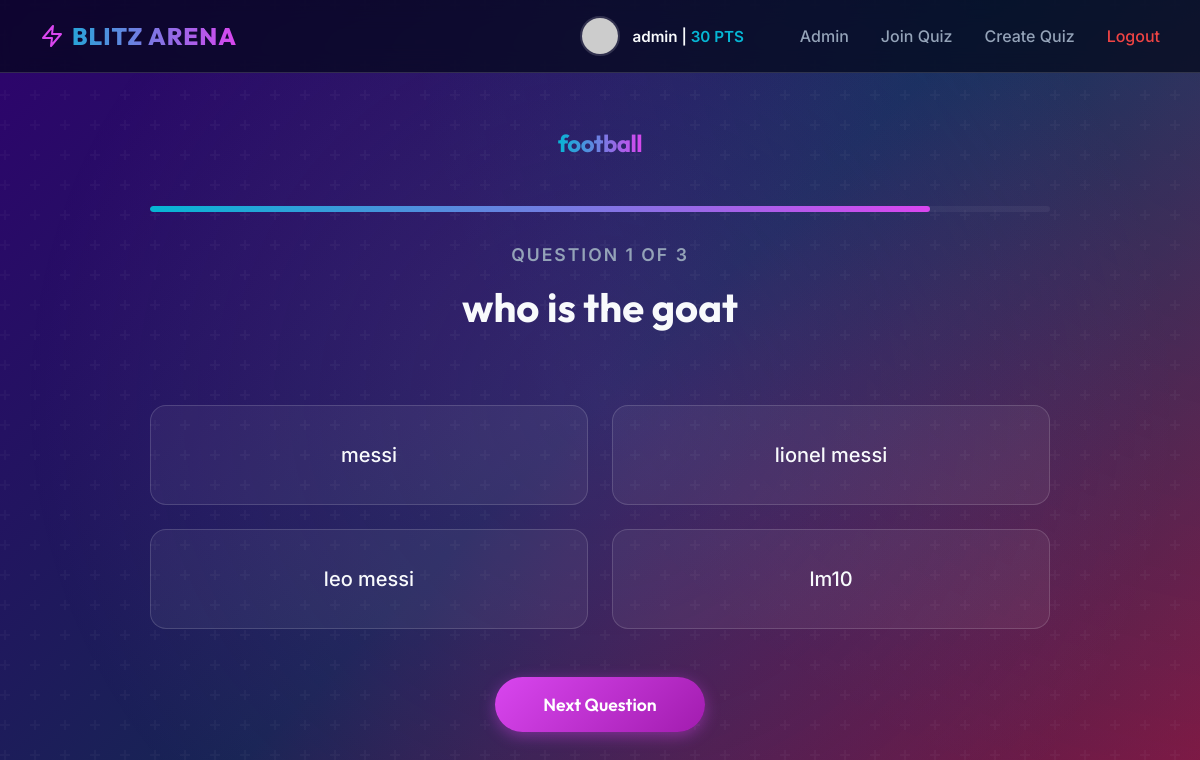
The app's page /quiz/1/ (signed in) with its own data.
### app/models.py (models this page shows, shortened)
class UserProfile(AbstractUser):
    groups = models.ManyToManyField(
        'auth.Group',
        related_name='app_user_set',
        blank=True,
    )
    user_permissions = models.ManyToManyField(
        'auth.Permission',
        related_name='app_user_set',
        blank=True,
    )
    avatar = models.CharField(max_length=255, blank=True, null=True, default='avatar1.png')
    total_points = models.IntegerField(default=0)

class Quiz(models.Model):
    title = models.CharField(max_length=255)
    description = models.TextField(blank=True, null=True)
    creator = models.ForeignKey(UserProfile, on_delete=models.CASCADE, related_name='created_quizzes')
    join_code = models.CharField(max_length=6, unique=True, default=generate_join_code)
    created_at = models.DateTimeField(auto_now_add=True)

class Question(models.Model):
    quiz = models.ForeignKey(Quiz, on_delete=models.CASCADE, related_name='questions')
    text = models.TextField()
    order = models.IntegerField(default=0)

class Option(models.Model):
    question = models.ForeignKey(Question, on_delete=models.CASCADE, related_name='options')
    text = models.CharField(max_length=255)
    is_correct = models.BooleanField(default=False)

### app/views.py (the view, shortened to what this page needs)
# urls.py: path('quiz/<int:quiz_id>/', views.quiz_play, name='quiz_play'),
@login_required
def quiz_play(request, quiz_id):
    quiz = get_object_or_404(Quiz, id=quiz_id)
    return render(request, 'app/quiz_play.html', {'quiz': quiz})

### app/templates/app/quiz_play.html (shortened to what this page needs)
{% extends 'app/base.html' %}
{% block content %}
<div class="quiz-fullscreen-container">
    <div style="text-align: center; margin-bottom: 1rem;">
        <h1 class="text-gradient" style="font-size: 1.5rem;">{{ quiz.title }}</h1>
    </div>
    <div class="timer-bar-container">
        <div class="timer-bar" id="timerBar"></div>
    </div>
    <form method="post" id="quizForm" style="width: 100%; display: flex; justify-content: center;">
        {% for question in quiz.questions.all %}
        <div class="question-container {% if forloop.first %}active{% endif %}" id="q-{{ forloop.counter }}">
            <div class="quiz-progress-text">Question {{ forloop.counter }} of {{ quiz.questions.count }}</div>
            <div class="question-text">{{ question.text }}</div>
            <div class="options-grid">
                {% for option in question.options.all %}
                <label class="option-btn" onclick="selectOption(this, 'q-{{ forloop.parentloop.counter }}')">
                    {{ option.text }}
                </label>
                {% endfor %}
            </div>
            <div style="margin-top: 3rem; text-align: center; width: 100%;">
                {% if forloop.last %}
                <button type="button" class="elegant-btn" style="padding: 1rem 3rem; font-size: 1.1rem;"
                    onclick="submitQuiz()">Complete Challenge</button>
                {% else %}
                <button type="button" class="elegant-btn" style="padding: 1rem 3rem; font-size: 1.1rem;"
                    onclick="nextQuestion({{ forloop.counter }})">Next Question</button>
                {% endif %}
            </div>
        </div>
        {% endfor %}
    </form>
</div>
{% endblock %}

### app/templates/app/base.html (shortened to what this page needs)
{% load static %}
<!DOCTYPE html>
<html lang="en">
<head>
    <link rel="stylesheet" href="{% static 'css/styles.css' %}">
</head>
<body>
    <nav class="navbar">
        <a href="{% url 'dashboard' %}" class="navbar-brand text-gradient">
            <svg width="24" height="24" viewBox="0 0 24 24" fill="none" stroke="currentColor" stroke-width="2"
                stroke-linecap="round" stroke-linejoin="round" style="color: var(--accent);">
                <polygon points="13 2 3 14 12 14 11 22 21 10 12 10 13 2"></polygon>
            </svg>
            BLITZ ARENA
        </a>
        <div class="nav-links">
            {% if user.is_authenticated %}
            <div class="flex-center" style="gap: 12px; margin-right: 1.5rem;">
                <img src="https://ui-avatars.com/api/?name={{ user.username }}&background=8b5cf6&color=fff&bold=true"
                    alt="Avatar" class="avatar-img">
                <span style="font-weight: 600; font-size: 0.95rem;">{{ user.username }} | <span
                        style="color: var(--accent-secondary);">{{ user.total_points }} PTS</span></span>
            </div>
            {% if user.is_staff %}
            <a href="{% url 'admin_dashboard' %}">Admin</a>
            {% endif %}
            <a href="{% url 'join_quiz' %}">Join Quiz</a>
            <a href="{% url 'create_quiz' %}">Create Quiz</a>
            <a href="{% url 'logout' %}" style="color: var(--error);">Logout</a>
            {% else %}
            <a href="{% url 'login' %}">Sign In</a>
            <a href="{% url 'register' %}" class="elegant-btn" style="padding: 0.5rem 1.5rem;">Sign Up</a>
            {% endif %}
        </div>
    </nav>
    <div class="container">
        {% block content %}
        {% endblock content %}
    </div>
</body>
</html>

### app/static/css/styles.css (style rules this page uses)
:root { --bg-color: #09090b; --bg-gradient: linear-gradient(135deg, #2e026d 0%, #172554 50%, #831843 100%); --glass-bg: rgba(255, 255, 255, 0.08); --glass-border: rgba(255, 255, 255, 0.15); --glass-glow: rgba(255, 255, 255, 0.05); --accent: #d946ef; --accent-glow: rgba(217, 70, 239, 0.4); --accent-secondary: #06b6d4; --text-main: #f8fafc; --text-muted: #94a3b8; --error: #ef4444; --font-heading: 'Outfit', sans-serif; --font-body: 'Inter', sans-serif; }
* { margin: 0; padding: 0; box-sizing: border-box; }
body { background-color: var(--bg-color); background-image: var(--bg-gradient); color: var(--text-main); font-family: var(--font-body); min-height: 100vh; display: flex; flex-direction: column; overflow-x: hidden; scroll-behavior: smooth; position: relative; }
body::before { content: ''; position: fixed; top: -50%; left: -50%; width: 200%; height: 200%; background: radial-gradient(circle at center, rgba(217, 70, 239, 0.15) 0%, transparent 40%), radial-gradient(circle at 80% 20%, rgba(6, 182, 212, 0.15) 0%, transparent 40%); z-index: -2; pointer-events: none; animation: rotateGradient 20s ease-in-out infinite alternate; }
body::after { content: ''; position: fixed; top: 0; left: 0; right: 0; bottom: 0; z-index: -1; pointer-events: none; }
h1, h2, h3, h4, h5, h6 { font-family: var(--font-heading); letter-spacing: -0.02em; font-weight: 700; }
.text-gradient { background: linear-gradient(to right, var(--accent-secondary), var(--accent)); -webkit-background-clip: text; background-clip: text; -webkit-text-fill-color: transparent; display: inline-block; }
.navbar { background: rgba(2, 6, 23, 0.7); backdrop-filter: blur(12px); border-bottom: 1px solid var(--glass-border); padding: 1rem 2.5rem; display: flex; justify-content: space-between; align-items: center; position: sticky; top: 0; z-index: 100; }
.navbar-brand { font-family: var(--font-heading); font-size: 1.5rem; font-weight: 800; color: var(--text-main); text-decoration: none; display: flex; align-items: center; gap: 8px; letter-spacing: 1px; }
.nav-links { display: flex; gap: 2rem; align-items: center; }
.nav-links a { color: var(--text-muted); text-decoration: none; font-weight: 500; font-size: 1rem; transition: all 0.3s ease; position: relative; }
.nav-links a::after { content: ''; position: absolute; bottom: -4px; left: 0; width: 0; height: 2px; background: var(--accent); transition: width 0.3s ease; }
.container { max-width: 1200px; margin: 2rem auto; padding: 0 1.5rem; flex-grow: 1; width: 100%; animation: fadeIn 0.8s ease-out; }
.elegant-btn { display: inline-flex; align-items: center; justify-content: center; background: linear-gradient(135deg, var(--accent), #a21caf); color: #fff; font-family: var(--font-heading); font-size: 1rem; font-weight: 600; text-decoration: none; padding: 0.8rem 2rem; border: none; border-radius: 50px; cursor: pointer; transition: all 0.3s cubic-bezier(0.4, 0, 0.2, 1); box-shadow: 0 4px 15px var(--accent-glow); position: relative; overflow: hidden; }
.elegant-btn::after { content: ''; position: absolute; top: -50%; left: -50%; width: 200%; height: 200%; background: radial-gradient(circle, rgba(255, 255, 255, 0.3) 0%, transparent 60%); opacity: 0; transform: scale(0.5); transition: opacity 0.3s, transform 0.3s; }
.quiz-fullscreen-container { display: flex; flex-direction: column; justify-content: center; align-items: center; min-height: calc(100vh - 150px); width: 100%; }
.options-grid { display: grid; grid-template-columns: 1fr 1fr; gap: 1.5rem; margin-top: 2.5rem; width: 100%; max-width: 900px; }
.option-btn { background: rgba(255, 255, 255, 0.05); border: 1px solid var(--glass-border); color: var(--text-main); padding: 1.5rem 2rem; font-size: 1.25rem; font-weight: 500; border-radius: 16px; cursor: pointer; transition: all 0.3s cubic-bezier(0.4, 0, 0.2, 1); text-align: center; display: flex; justify-content: center; align-items: center; min-height: 100px; }
.timer-bar-container { width: 100%; max-width: 900px; height: 6px; background: rgba(255, 255, 255, 0.05); border-radius: 3px; margin: 2rem 0; overflow: hidden; position: relative; }
.timer-bar { height: 100%; background: linear-gradient(90deg, var(--accent-secondary), var(--accent)); width: 100%; border-radius: 3px; transition: width 1s linear, background-color 0.3s ease; }
.avatar-img { width: 40px; height: 40px; border-radius: 50%; object-fit: cover; border: 2px solid var(--glass-border); }
.flex-center { display: flex; align-items: center; justify-content: center; }

### records on screen
UserProfile: username "admin", total_points "30"
Quiz: title "football", questions.count "3"
Question: text "who is the goat"
Option: text "messi"
Option: text "lionel messi"
Option: text "leo messi"
Option: text "lm10"
